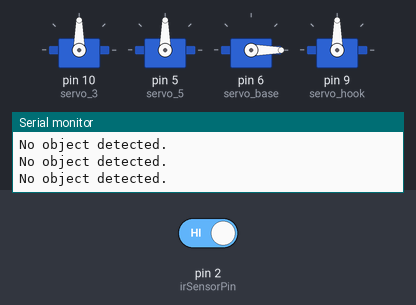
Bench run of a sketch on a simulated Arduino Uno, built with avr-gcc and run on an emulated ATmega328P. Shown: 4 × servo, the last lines printed to the serial monitor. Inputs (shaded band) come from the test bench; at power-on: pin 2 (irSensorPin) HIGH.

Above: at 6.2 s.
6.3 s: pin 2 (irSensorPin) driven LOW
At 10.0 s:
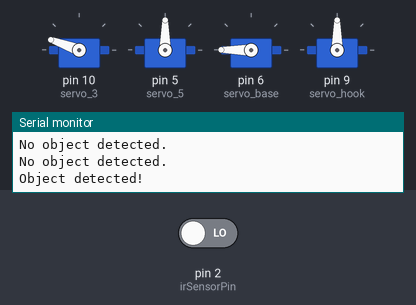
At 11.1 s:
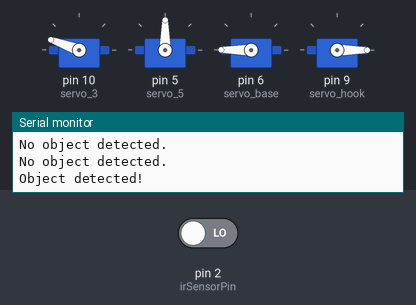
11.7 s: pin 2 (irSensorPin) driven HIGH
At 13.7 s:
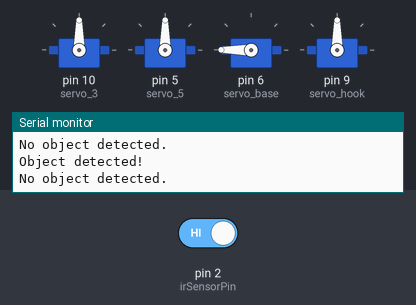
Timing chart, 0 to 15.5 s (numbered marks = the images above; inputs shaded):
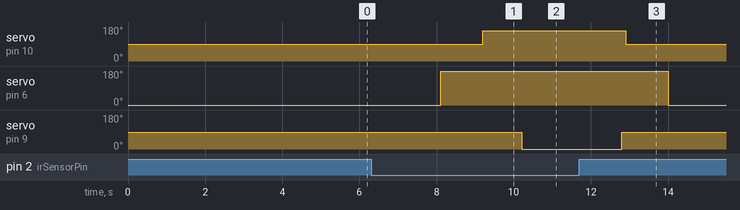

Measured:
- after the input at 6.3 s, servo on pin 10 (servo_3): 90° → 160° after 2.9 s; servo on pin 6 (servo_base): 0° → 180° after 1.8 s; servo on pin 9 (servo_hook): 90° → 0° after 3.9 s
- after the input at 11.7 s, servo on pin 10 (servo_3): 160° → 90° after 1.2 s; servo on pin 6 (servo_base): 180° → 0° after 2.3 s; servo on pin 9 (servo_hook): 0° → 90° after 1.1 s

The sketch:

object_detection.ino
```cpp
#include <Servo.h>
// Define the pin for the IR sensor

const int irSensorPin = 2;  // Change this to the pin your sensor is connected to
Servo servo_3;

Servo servo_5;

Servo servo_base;

Servo servo_hook;
void setup() {
  Serial.begin(9600);  // Initialize serial communication
  pinMode(irSensorPin, INPUT);  // Set the IR sensor pin as input
  servo_3.attach(10, 500, 2500);
  servo_5.attach(5, 500, 2500);
  servo_base.attach(6, 500, 2500);
  servo_hook.attach(9, 500, 2500);

  servo_3.write(90);
  // servo_5.write(90);
  servo_base.write(0);
  servo_hook.write(90);
}

void loop() {
  // Read the digital signal from the IR sensor
  int objectDetected = digitalRead(irSensorPin);

  // Check if an object is detected
  if (objectDetected == LOW) {
    Serial.println("Object detected!");
    servo_base.write(180);
    delay(100);
    // servo_5.write(0);
    delay(1000);
    servo_3.write(160);
    delay(1000);
    servo_hook.write(0);
    delay(1000);
    servo_base.write(180);
    delay(100); // Wait for 1000 millisecond(s)

  } else {
    Serial.println("No object detected.");
    delay(500);
    servo_hook.write(90);
    delay(100);

    servo_3.write(90);
    delay(1000);

    servo_5.write(90);
    delay(100);
    servo_base.write(0);

  }

  delay(1000);  // Delay for a second to avoid rapid serial prints
}
```
